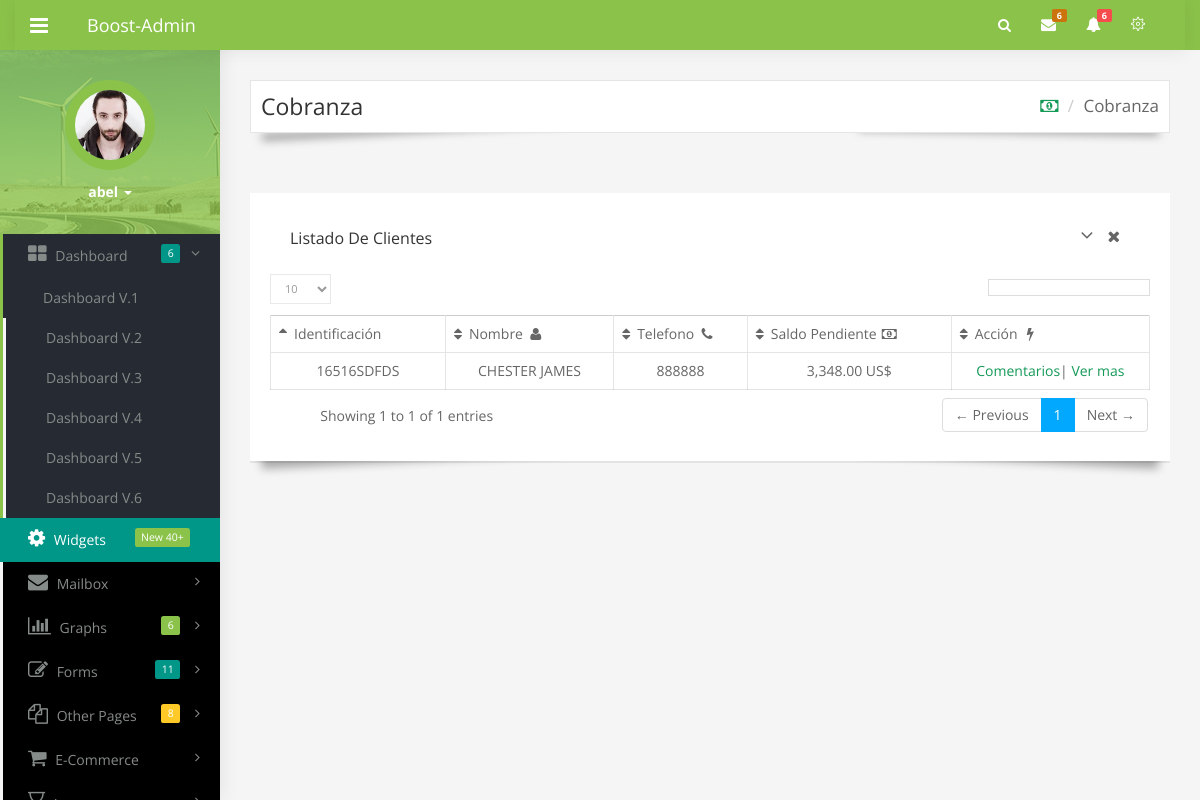
The app's page /app/cobranza/ (signed in), older data.
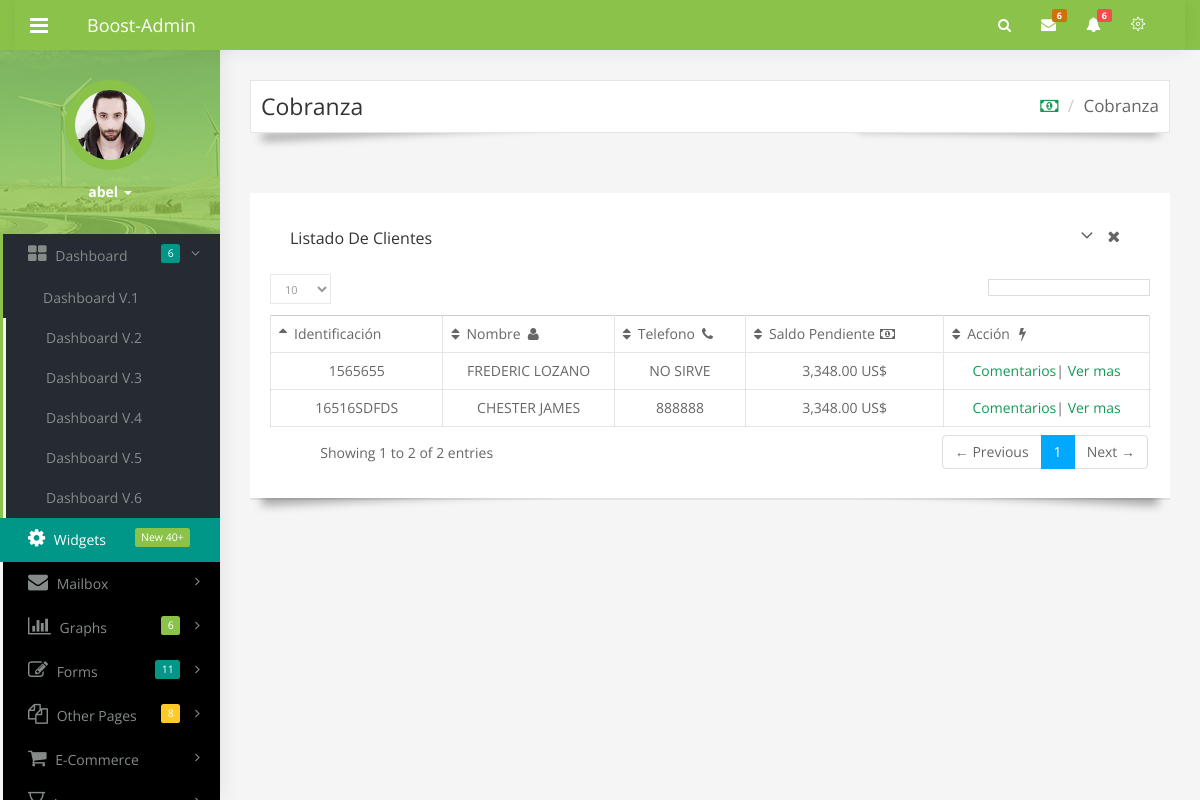
The same page, newer data.
### app/models.py (models this page shows, shortened)
class Cliente(models.Model):
    identificacion = models.CharField(max_length=14)
    nombre = models.CharField(max_length=165)
    telefono = models.CharField(max_length=50)
    direccion = models.TextField(max_length=600)
    gestiones = models.ManyToManyField(Gestion)
    comentarios = models.ManyToManyField(Comentario)

### app/views.py (the view)
class cobranza(TemplateView):
    template_name = "app/cobranza.html"
    def get(self, request, *args, **kwargs):
        context = self.get_context_data()
        context['clientes'] = Cliente.objects.all()
        return super(cobranza, self).render_to_response(context)

### app/templates/app/cobranza.html (shortened to what this page needs)
{% extends "app/index.html" %}
{% block breadcrums %}
<div class="row">
    <div class="col-sm-12">
        <div class="page-title">
            <h1>Cobranza<small></small></h1>
            <ol class="breadcrumb">
                <li><a href="#"><i class="fa fa-money"></i></a></li>
                <li class="active">Cobranza</li>
            </ol>
        </div>
    </div>
</div>
{% endblock breadcrums %}
{% block cuerpo %}
<div class="row">
    <div class="col-sm-12">
        <div class="panel panel-card recent-activites">
            <div class="panel-heading">
                <h4 class="panel-title">Listado de clientes</h4>
                <div class="panel-actions">
                    <a href="#" class="panel-action panel-action-toggle" data-panel-toggle></a>
                    <a href="#" class="panel-action panel-action-dismiss" data-panel-dismiss></a>
                </div>
            </div>
            <div class="panel-body text-center">
                <table id="basic-datatables" class="table table-bordered dataTable" role="grid" aria-describedby="basic-datatables_info">
                    <thead>
                        <tr>
                            <th>Identificación  </th>
                            <th>Nombre <i class="fa fa-user fa-fw"></i></th>
                            <th>Telefono  <i class="fa fa-phone fa-fw"></i></th>
                            <th>Saldo Pendiente  <i class="fa fa-money fa-fw"></i></th>
                            <th>Acción <i class="fa fa-flash fa-fw"></i></th>
                        </tr>
                    </thead>
                    <tbody>
                    {% for cliente in clientes %}
                        <tr role="row">
                            <td>{{ cliente.identificacion }}</td>
                            <td>{{ cliente.nombre }}</td>
                            <td>{{ cliente.telefono }}</td>
                            <td>3,348.00 US$</td>
                            <td>
                                <a data-toggle="modal" data-target="#myModal">Comentarios</a>|
                                <a href="../cobranza_cliente/?id={{ cliente.id }}">Ver mas</a>
                            </td>
                        </tr>
                    {% endfor %}
                    </tbody>
                </table>
            </div>
        </div>
    </div>
</div>
{% endblock cuerpo %}

Row changes from the older to the newer data that the page shows:
added Cliente: identificacion "1565655", nombre "FREDERIC LOZANO", telefono "NO SIRVE"
Text that changed along with them:
text written by a page script: "Showing 1 to 1 of 1 entries ← Previous 1 Next →" → "Showing 1 to 2 of 2 entries ← Previous 1 Next →"
